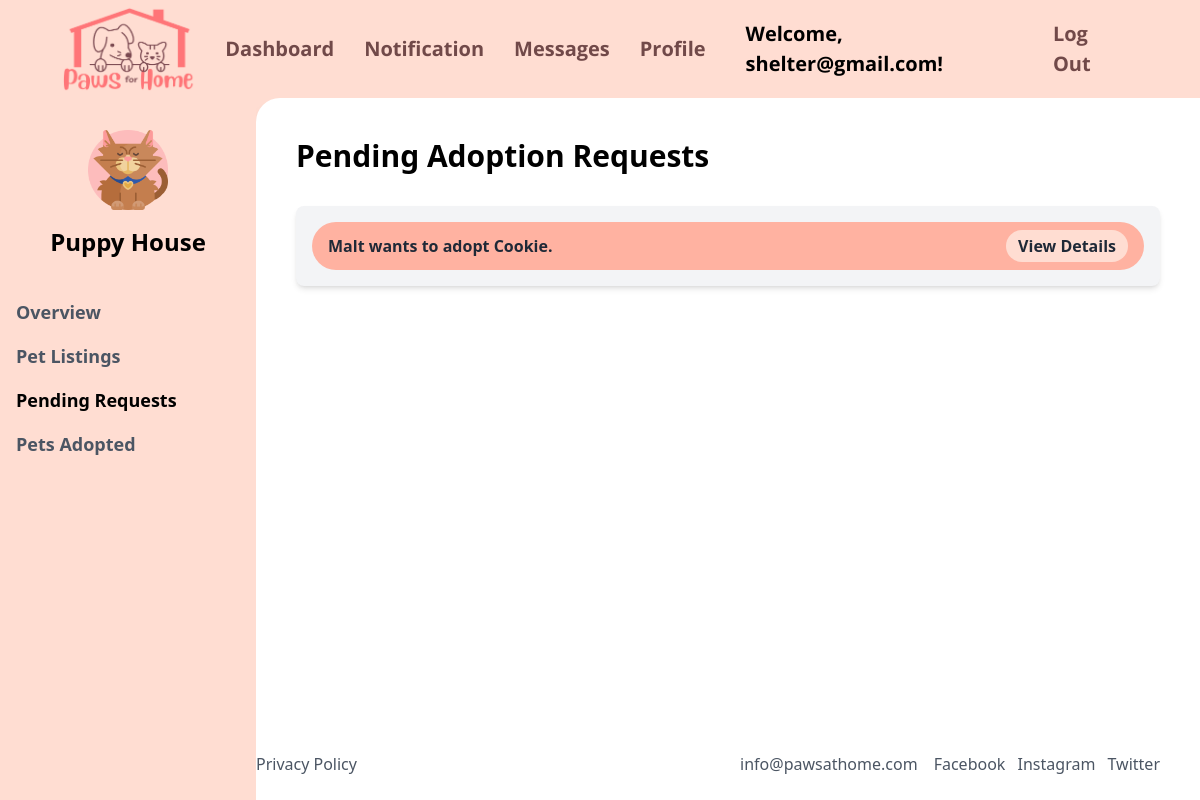
The app's page /pending_requests/ (signed in), older data.
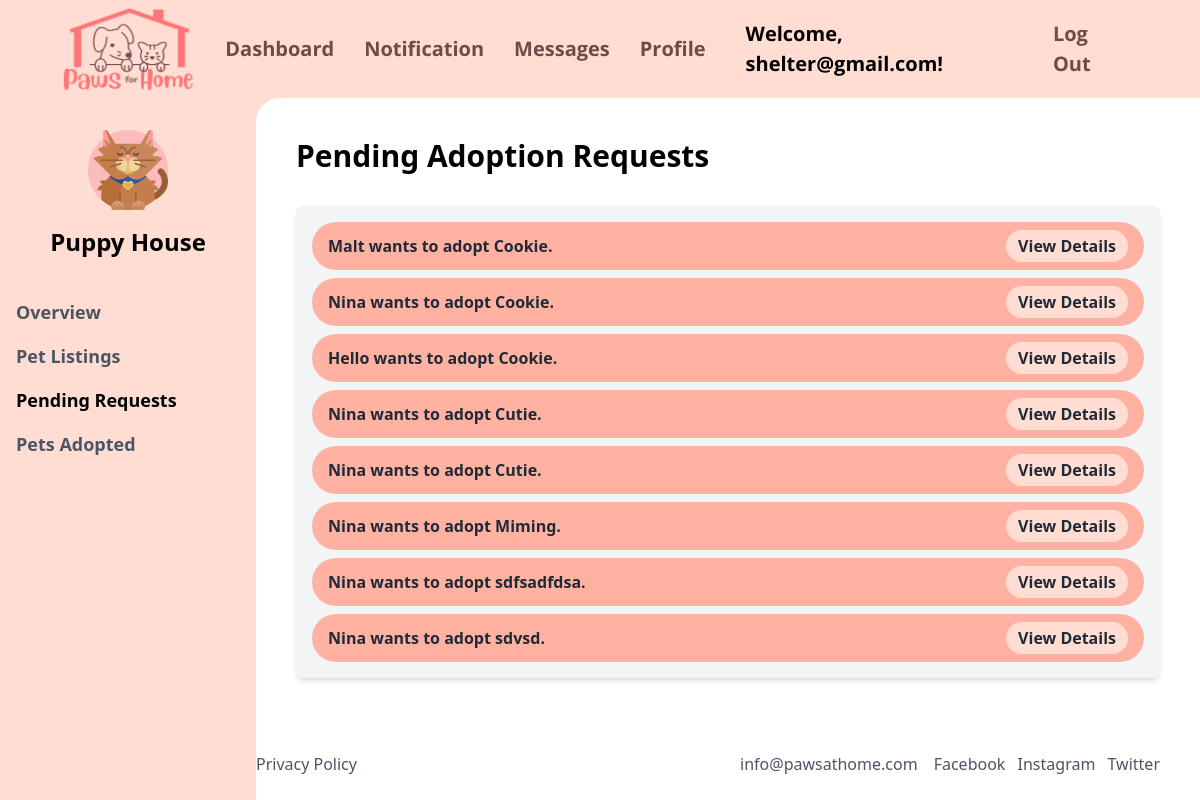
The same page, newer data.
### main/models.py (models this page shows, shortened)
class Account(AbstractBaseUser, PermissionsMixin):
    account_type = models.CharField(max_length=10)
    first_name = models.CharField(max_length=100, blank=True, null=True)
    last_name = models.CharField(max_length=100, blank=True, null=True)
    birth_date = models.DateField(blank=True, null=True)
    phone_number = models.IntegerField(blank=True, null=True)
    email = models.EmailField(max_length=100, unique=True)
    password = models.TextField()
    address = models.TextField(blank=True, null=True)
    last_login = models.DateTimeField(blank=True, null=True)
    is_active = models.BooleanField(default=True)
    is_staff = models.BooleanField(default=False)
    objects = AccountManager()
    USERNAME_FIELD = 'email'
    REQUIRED_FIELDS = []

### pets/models.py (models this page shows, shortened)
class AdoptionRequest(models.Model):
    HOUSING_CHOICES = [
        ('Apartment', 'Apartment'),
        ('House', 'House'),
        ('Condominium', 'Condominium'),
        ('Other', 'Other'),
    ]
    HOUSEHOLD_CHOICES = [
        ('Active', 'Active'),
        ('Calm', 'Calm'),
        ('Noisy', 'Noisy'),
        ('Quiet', 'Quiet'),
    ]
    GENERAL_INFO_CHOICES = [
        ('Companion for child', 'Companion for child'),
        ('Companion for other pet', 'Companion for other pet'),
        ('Security', 'Security'),
        ('Service animal', 'Service animal'),
        ('House pet', 'House pet'),
        ('Breeding', 'Breeding'),
        ('Other', 'Other'),
    ]
    pet = models.ForeignKey(Pet, on_delete=models.CASCADE)
    account = models.ForeignKey(settings.AUTH_USER_MODEL, on_delete=models.CASCADE)
    first_name = models.CharField(max_length=100)
    last_name = models.CharField(max_length=100)
    email = models.EmailField()
    phone_number = models.CharField(max_length=15)
    address = models.TextField()
    housing_type = models.CharField(max_length=20, choices=HOUSING_CHOICES, default='Apartment')
    household_description = models.CharField(max_length=20, choices=HOUSEHOLD_CHOICES, default='Calm')
    general_info = models.CharField(max_length=50, choices=GENERAL_INFO_CHOICES, default='House pet')
    other_housing_description = models.TextField(blank=True, null=True)
    other_general_info = models.TextField(blank=True, null=True)

class Pet(models.Model):
    name = models.CharField(max_length=100)
    image = models.ImageField(upload_to='pets/', default='pets/default_pet.jpg') #test
    type = models.CharField(max_length=100)
    age = models.DecimalField(max_digits=4, decimal_places=2)
    description = models.TextField()
    adoption_fee = models.DecimalField(max_digits=10, decimal_places=2)
    status = models.IntegerField(default=0)
    created_at = models.DateTimeField(auto_now_add=True)
    owner = models.ForeignKey(settings.AUTH_USER_MODEL, on_delete=models.CASCADE, null=True)

### main/views.py (the view)
# urls.py: path('pending_requests/', views.pending_requests, name='pending_requests'),
@login_required
def pending_requests(request):
    shelter = request.user
    pets = Pet.objects.filter(owner=shelter)
    adoption_requests = AdoptionRequest.objects.filter(pet__in=pets)
    context = {
        'adoption_requests': adoption_requests,
        'pets': pets,
    }
    return render(request, 'shelterdashboard/pending_requests.html', context)

### main/templates/shelterdashboard/pending_requests.html (shortened to what this page needs)
{% extends "index.html" %}
{% block contents %}
<script src="https://cdn.tailwindcss.com"></script>
{% load static %}
<link rel="stylesheet" href="{% static 'css/landing_page.css' %}">
<body class="bg-[#FFDDD2] font-sans min-h-screen flex flex-col">
  <div class="flex flex-grow">
    <aside class="bg-[#FFDDD2] w-64 py-8 px-4 flex flex-col fixed h-screen">
      <div class="flex items-center justify-center">
        <img src="{% static 'images/shelterlogo.png' %}" alt="Shelter Logo" class="h-20">
      </div>
      <h1 class="text-2xl font-bold text-center mt-4">Puppy House</h1>
      <nav class="mt-10">
        <ul class="space-y-4">
          <li><a href="{% url 'main:shelterdashboard' %}" class="block text-lg text-gray-600 hover:text-[#F2968F] font-bold">Overview</a></li>
          <li><a href="{% url 'main:pet_listings' %}" class="block text-lg text-gray-600  hover:text-[#F2968F] font-bold">Pet Listings</a></li>
          <li><span class="block text-lg text-black font-bold">Pending Requests</span></li>
          <li><a href="" class="block text-lg text-gray-600  hover:text-[#F2968F] font-bold">Pets Adopted</a></li>
        </ul>
      </nav>
    </aside>
        <main class="flex-grow bg-white ml-64 p-10 rounded-tl-3xl shadow-lg max-w-[90%] xl:max-w-[85%] mx-auto">
      <h3 class="text-3xl font-bold mb-8">Pending Adoption Requests</h3>
      <div class="bg-gray-100 rounded-lg shadow-md overflow-hidden p-4">
        <ul class="space-y-2">
            {% for request in adoption_requests %}
                <li class="flex items-center justify-between bg-[#FFB2A1] rounded-full px-4 py-2">
                    <span class="text-gray-800 font-semibold">
                        {{ request.first_name }} wants to adopt {{ request.pet.name }}.
                    </span>
                    <button
                        onclick="redirectToAdoptionForm({{ request.id }})"
                        class="bg-[#FFDDD2] text-gray-800 font-bold py-1 px-3 rounded-full hover:bg-[#F2968F] transition duration-200">
                        View Details
                    </button>
                </li>
            {% empty %}
                <p class="text-gray-500 p-4">No adoption requests available.</p>
            {% endfor %}
        </ul>
    </div>
    </main>
  </div>
  <footer class="bg-white w-full py-6">
    <div class="max-w-6xl mx-auto flex justify-between px-4">
      <p class="text-gray-600">Help | Terms & Conditions | Privacy Policy</p>
      <div class="flex space-x-4">
        <p class="text-gray-600">info@pawsathome.com</p>
        <div class="space-x-2">
          <a href="#" class="text-gray-600">Facebook</a>
          <a href="#" class="text-gray-600">Instagram</a>
          <a href="#" class="text-gray-600">Twitter</a>
        </div>
      </div>
    </div>
  </footer>
</body>
{% endblock contents %}

### main/templates/index.html (shortened to what this page needs)
<!DOCTYPE html>
<html lang="en">
<head>
    {% load static %}
    <link rel="stylesheet" href="{% static "css/landing_page.css" %}">
    <link rel="stylesheet" href="{% static "css/main-page.css" %}">
</head>
<body>
    <div class="nav-bar">
        <div>
            <img src="{% static "images/paws4homelogo.png" %}" alt="logo">
        </div>
        <div>
            {% if request.user.account_type == 'user' %}
                <div class="nav-items">
                    <a href="{% url "main:user_dashboard" %}">Dashboard</a>
                </div>
                <div class="nav-items">
                    <a href="{% url "pets:list_pet" %}">Browse</a>
                </div>
            {% else %}
                <div class="nav-items">
                    <a href="{% url "main:shelterdashboard" %}">Dashboard</a>
                </div>
            {% endif %}
            <div class="nav-items">
                <a href="{% url "main:notifications" %}">Notification</a>
            </div>
            <div class="nav-items">
                <a href="{% url "main:conversations_list" %}">Messages</a>
            </div>
            <div class="nav-items">
                <a href="{% url "main:profile" %}">Profile</a>
            </div>
        </div>
        <div>
                {% if request.user.is_authenticated %}
                    <div class="nav-items">Welcome, {{ request.user.email }}!</div>
                    <div class="nav-items">
                        <a href="{% url 'main:logout_account' %}">Log Out</a>
                    </div>
                {% else %}
                    <div class="nav-items">Welcome, Guest!</div>
                    <div class="nav-items">
                        <a href="{% url 'main:login_account' %}">Log In</a>
                    </div>
                {% endif %}
        </div>
    </div>
    {% block contents %}
    {% endblock contents %}
</body>
</html>

### main/static/css/landing_page.css (style rules this page uses)
body { background-color: #FFDDD2;; }

### main/static/css/main-page.css (style rules this page uses)
.nav-bar { display: flex; flex-direction: row; justify-content: space-between; padding: 0 55px; }
.nav-bar div { padding: 5px; display: flex; flex-direction: row; }
.nav-bar div .nav-items { padding: 10px; margin: 0 5px; display: flex; align-items: center; justify-content: center; font-family: 'Open Sans'; font-size: 20px; font-weight: bold; }
.nav-items a { color: #714949; text-decoration: none; }
.nav-bar div img { width: 150px; }

Row changes from the older to the newer data that the page shows:
added AdoptionRequest: first_name "Nina", pet.name "Cookie"
added AdoptionRequest: first_name "Hello", pet.name "Cookie"
added AdoptionRequest: first_name "Nina", pet.name "Cutie"
added AdoptionRequest: first_name "Nina", pet.name "Cutie"
added AdoptionRequest: first_name "Nina", pet.name "Miming"
added AdoptionRequest: first_name "Nina", pet.name "sdfsadfdsa"
added AdoptionRequest: first_name "Nina", pet.name "sdvsd"
